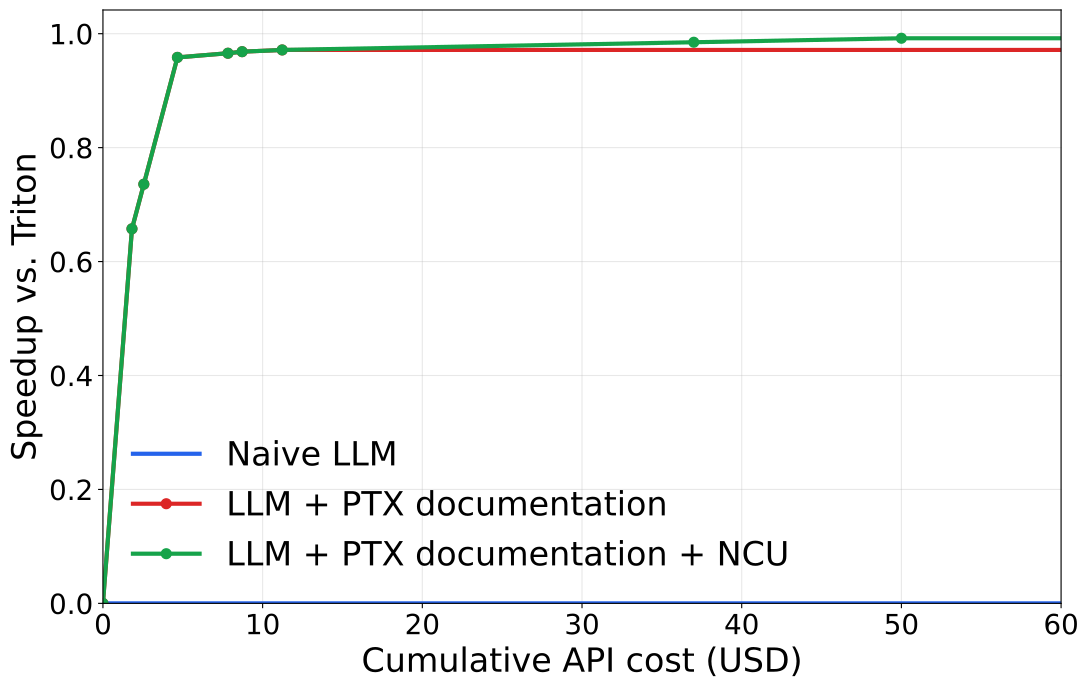

Here is the Python script that generated this plot:
import json
import math
from pathlib import Path

import matplotlib.pyplot as plt

TRACE_DIRECTORY = Path("ablation")
OUTPUT_PATH = Path("ablation.pdf")
NAIVE_LLM_COST_USD = 60.0
PLOT_MAX_COST_USD = 60.0
FONT_SIZE = 24
TICK_FONT_SIZE = 20
SYNTHETIC_FLOAT16_GEMM_POINTS = (
    (37.0, 0.985),
    (50.0, 0.992),
)


def accepted_speedup(data, json_path):
    evaluation = data.get("evaluation")
    if isinstance(evaluation, dict) and evaluation.get("passed") is True:
        return evaluation.get("speedup_vs_triton")
    if json_path.parent.name == "tool_output":
        return data.get("speedup_vs_triton")
    return None


def first_matrix_multiplication_run(trace_directory):
    runs = sorted(
        path
        for path in trace_directory.iterdir()
        if path.is_dir() and "MatrixMultiplication" in path.name
    )
    if not runs:
        raise FileNotFoundError(
            f"No MatrixMultiplication runs found in {trace_directory}."
        )
    return runs[0]


def pareto_frontier(run_directory):
    points = []
    for json_path in run_directory.rglob("*.json"):
        with json_path.open(encoding="utf-8") as json_file:
            data = json.load(json_file)
        if not isinstance(data, dict):
            continue

        cost = data.get("run_cost_usd_so_far")
        speedup = accepted_speedup(data, json_path)
        if (
            isinstance(cost, bool)
            or not isinstance(cost, (int, float))
            or isinstance(speedup, bool)
            or not isinstance(speedup, (int, float))
            or not math.isfinite(cost)
            or not math.isfinite(speedup)
            or cost < 0
        ):
            continue
        points.append((float(cost), float(speedup)))
    return pareto_frontier_from_points(points)


def pareto_frontier_from_points(points):
    frontier = []
    best_speedup = -math.inf
    for cost, speedup in sorted(points, key=lambda point: (point[0], -point[1])):
        if speedup > best_speedup:
            frontier.append((cost, speedup))
            best_speedup = speedup
    return frontier


def plot_frontier(axis, frontier, color, label):
    costs = [0.0, *(cost for cost, _ in frontier)]
    speedups = [0.0, *(speedup for _, speedup in frontier)]
    axis.plot(
        costs,
        speedups,
        color=color,
        linewidth=3,
        marker="o",
        markersize=7,
        label=label,
    )
    axis.plot(
        [costs[-1], PLOT_MAX_COST_USD],
        [speedups[-1], speedups[-1]],
        color=color,
        linewidth=3,
    )


def main():
    run_directory = first_matrix_multiplication_run(TRACE_DIRECTORY)
    documentation_frontier = pareto_frontier(run_directory)
    if not documentation_frontier:
        raise RuntimeError(f"No accepted measurements found in {run_directory}.")
    ncu_frontier = pareto_frontier_from_points(
        [*documentation_frontier, *SYNTHETIC_FLOAT16_GEMM_POINTS]
    )

    figure, axis = plt.subplots(figsize=(11, 7))
    axis.plot(
        [0.0, NAIVE_LLM_COST_USD],
        [0.0, 0.0],
        color="#2563eb",
        linewidth=3,
        label="Naive LLM",
    )

    plot_frontier(
        axis,
        documentation_frontier,
        "#dc2626",
        "LLM + PTX documentation",
    )
    plot_frontier(axis, ncu_frontier, "#16a34a", "LLM + PTX documentation + NCU")

    axis.set_xlim(0.0, PLOT_MAX_COST_USD)
    axis.set_ylim(bottom=0.0)
    axis.set_xlabel("Cumulative API cost (USD)", fontsize=FONT_SIZE)
    axis.set_ylabel("Speedup vs. Triton", fontsize=FONT_SIZE)
    axis.tick_params(axis="both", labelsize=TICK_FONT_SIZE)
    axis.grid(True, alpha=0.3)
    axis.legend(fontsize=FONT_SIZE, frameon=False)
    figure.tight_layout()
    figure.savefig(OUTPUT_PATH, dpi=300, bbox_inches="tight")


if __name__ == "__main__":
    main()
